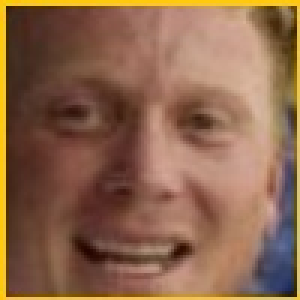
#> input picture Final_project/data/train/Aaron_Guiel.jpg, 100 x 100 px (shown 3 times larger); its folder holds 4 pictures in this run
$ python main.py
#> lines starting #> are read from the running program, lines starting #| are printed output that depends on the picture
"""
1.Build three arrays to store the image in train, in database and not in database files respectively.
2.Build another three arrays to store the name of each image in train, in database and not in database files respectively.
3.use read image function to input all images
4.use comparison function to do comparison
    4-1.Use the random function to choose a tested image in in database or not in database file at a time.
    4-2.Compare the chosen image with all images in train file.
        PS: Use the cosin similarity function to do the comparison
    4-3.Output the comparison result
        PS: The minimum value within all output values will be the closest answer for the chosen image.
"""
import cv2
import os
from pathlib import Path
from scipy.spatial import distance
import random

# read the train images , resize them to 256x256 form and change all to grayscale
# store the image in img_arr
# store the person's name in name_arr
def read_image(img_arr, name_arr,path):
#> called with path = 'data/train'
    for filename in os.listdir(path):
        img = cv2.imread(path + "/" + filename)
#> img is the input picture: shape (100, 100, 3); mean B, G, R 76.6, 102, 140.6
        img = cv2.resize(img, (256, 256), interpolation=cv2.INTER_CUBIC)
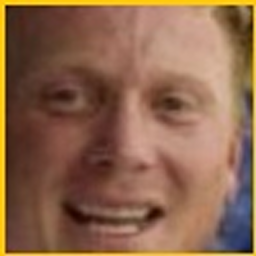
#> img: shape (256, 256, 3); mean B, G, R 76.6, 101.9, 140.5
        img_arr.append(img)
        name = Path(filename).stem
        name_arr.append(name)
#> pass 2 of the loop in read_image, `for filename in os.listdir(path):`:
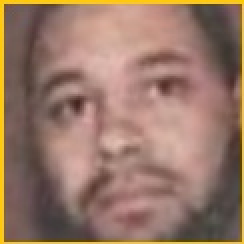
#> input picture Final_project/data/train/Aaron_Patterson.jpg, 122 x 122 px (shown 2 times larger)
#> in read_image, img is the input picture: shape (122, 122, 3); mean B, G, R 103.6, 119.2, 151.3
#> in read_image, `img = cv2.resize(img, (256, 256), interpolation=cv2.INTER_CUBIC)`:
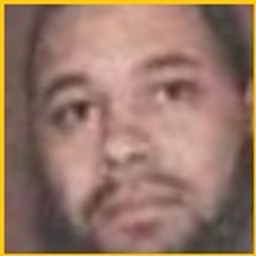
#> img: shape (256, 256, 3); mean B, G, R 103.6, 119.2, 151.2
#> pass 3 of the loop in read_image, `for filename in os.listdir(path):`:
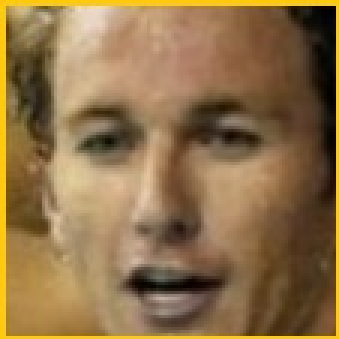
#> input picture Final_project/data/train/Aaron_Peirsol.jpg, 113 x 113 px (shown 3 times larger)
#> in read_image, img is the input picture: shape (113, 113, 3); mean B, G, R 72.9, 113, 142.5
#> in read_image, `img = cv2.resize(img, (256, 256), interpolation=cv2.INTER_CUBIC)`:
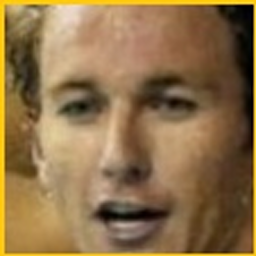
#> img: shape (256, 256, 3); mean B, G, R 72.9, 113, 142.3
#> the loop made 4 passes; the first 3 are shown
# function do comparison
def comparison(basic_arr,basic_name_arr,img_arr, name_arr):
    img = random.choice(name_arr)
    index = name_arr.index(img)
    print("Person in chosen image is " + " : " + str(img))
    # do cosin similarity comparison between train images and one of images in indatabase file or not in database file
    x = cosin_Sim(basic_arr, img_arr, index)
    # show the comparison result and do the prediction
    print("================================================================")
    print("Comparison Result")
    print("================================================================")
    for i in range(len(x)):
        print(basic_name_arr[i] + " : " + str(x[i]))
    print("================================================================")
    print("End Comparison")
    print("================================================================")
    min_index = x.index(min(x))
    if(min(x)== 0):
        print("The person in chosen image is : " + str(basic_name_arr[min_index]))
    else:
        print("The person in chosen image most likely be: " + str(basic_name_arr[min_index]))

    print("-------Complete one case----------")


# do the cosin similarity
def cosin_Sim(image, img, index):
    res = []

    for i in range(len(image)):
        res.append(distance.cosine(image[i].flatten(), img[index].flatten()))

    return res


# read the train image
image = []
image_name = []
path = "data/train"
read_image(image, image_name, path)


# read the indatabase image
path = "data/test/indatabase"
indata_img = []
indata_img_name = []
read_image(indata_img, indata_img_name, path)
#> (the run stopped early here; a loop or call above may not have finished)
